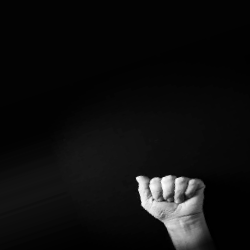
#> input picture img/A/aug_11_7697458.png, 250 x 250 px; its folder holds 3 pictures in this run
$ python 'Random Forest.py'
#> lines starting #> are read from the running program, lines starting #| are printed output that depends on the picture
from sklearn.ensemble import RandomForestClassifier
import os
import matplotlib.pyplot as plt
import numpy as np
from skimage.io import imread
from sklearn.model_selection import train_test_split
from skimage.transform import resize
import seaborn as sns
from sklearn.metrics import accuracy_score,confusion_matrix,classification_report

target = []
images = []
flat_data=[]

ML= 'img//'
PATH = os.path.abspath(os.path.dirname(ML))
cate = ['A','B','C','D','E','F','G','H','I','J','K','L','M','N','O','P','Q','R','S','T','U','V','W','X','Y','Z']


for category in cate:
    class_num = cate.index(category)
    path = os.path.join(PATH,category)
    for img in os.listdir(path):
        img_array = imread(os.path.join(path,img))
#> img_array is the input picture: shape (250, 250, 3); min 0, max 255, mean 14.9
        img_array= resize(img_array, (64,64,3))
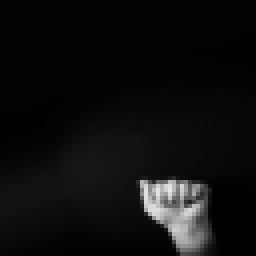
#> img_array: shape (64, 64, 3) float64 (shown 4 times larger); min 0.00251, max 0.912, mean 0.0584
        images.append(img_array)
        img_array = img_array.flatten()
#> img_array = 12288 values, max 0.912 at index 9150, min 0.00251 at index 11877, mean 0.0584
        flat_data.append(img_array)
        target.append(class_num)
#> pass 2 of the loop `for category in cate:`:
#> class_num = 1
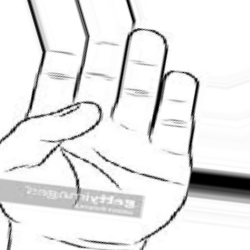
#> input picture img/B/aug_164_8432022.png, 250 x 250 px
#> img_array is the input picture: shape (250, 250, 3); min 0, max 255, mean 232.7
#> `img_array= resize(img_array, (64,64,3))`:
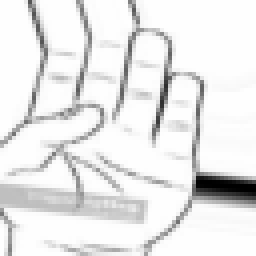
#> img_array: shape (64, 64, 3) float64 (shown 4 times larger); min 0.000162, max 1, mean 0.912
#> `img_array = img_array.flatten()`: img_array = 12288 values, max 1 at index 192, min 0.000162 at index 9003, mean 0.912
#> (the run stopped early here; a loop or call above may not have finished)
